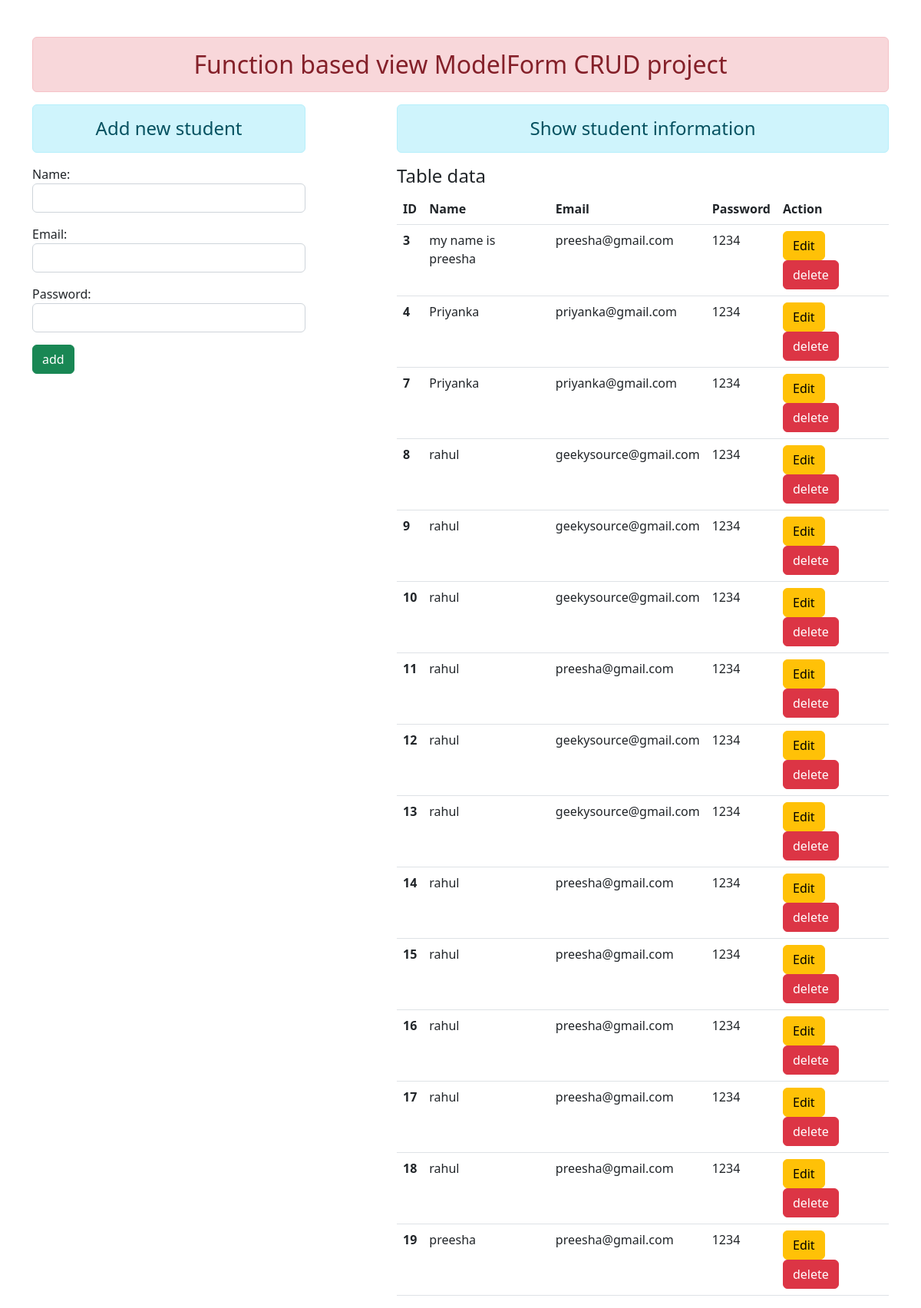
The page / on the database its author committed.
### enroll/models.py (models this page shows)
class User(models.Model):
    name = models.CharField(max_length=70)
    email = models.EmailField(max_length=70)
    password = models.CharField(max_length=70)

### enroll/views.py (the view)
# urls.py: path('', views.add_show, name='addandshow'),
def add_show(request):
    if request.method == 'POST':
        fm = StudentRegistration(request.POST)
        if fm.is_valid():
            nm= fm.cleaned_data['name']
            em= fm.cleaned_data['email']
            ps= fm.cleaned_data['password']
            reg = User(name=nm, email = em, password = ps)
            reg.save()
            fm = StudentRegistration()
    else:
        fm = StudentRegistration()
    stud = User.objects.all()
    return render(request, 'enroll/addandshow.html', {'form' : fm, 'stu' : stud})

### enroll/forms.py
class StudentRegistration(forms.ModelForm):
    class Meta:
        model = User
        fields = ['name', 'email','password']
        widgets = {
            'name': forms.TextInput(attrs={'class' : 'form-control'}),
            'email': forms.EmailInput(attrs={'class' : 'form-control'}),
            'password': forms.PasswordInput(render_value=True, attrs={'class' : 'form-control'}),
        }

### enroll/templates/enroll/addandshow.html (shortened to what this page needs)
{% extends 'enroll/base.html' %}
{% block content %}
<div class="row">
    <div class="col-sm-4">
        <h4 class="text-center alert alert-info"> Add new student </h4>
        <form action="" method="POST">
            {{form.as_p}}
            <input type="submit" class="btn btn-success" value="add">
        </form>
    </div>
    <div class="col-sm-7 offset-1">
        <h4 class="text-center alert alert-info"> Show student information </h4>
        {% if stu %}
        <h4> Table data </h4>
        <table class="table table-hover">
                <thead>
                  <tr>
                    <th scope="col">ID</th>
                    <th scope="col">Name</th>
                    <th scope="col">Email</th>
                    <th scope="col">Password</th>
                    <th scope="col">Action</th>
                  </tr>
                </thead>
                <tbody>
                  {% for st in stu %}
                  <tr>
                    <th scope="row">{{st.id}}</th>
                    <td>{{st.name}}</td>
                    <td>{{st.email}}</td>
                    <td>{{st.password}}</td>
                    <td>
                      <a href="{% url 'updatedata' st.id %}" class="btn btn-warning btn-small">Edit</a>
                     <form action="{% url 'deletedata' st.id %}" method="POST" class="d-inline">
                     <input type="submit" class="btn btn-danger" value="delete">
                     </form>
                  </tr>
                  {% endfor %}
                </tbody>
          </table>
        {% else %}
        <h4> No Records </h4>
        {% endif %}
    </div>
</div>
{% endblock content %}

### enroll/templates/enroll/base.html (shortened to what this page needs)
<!DOCTYPE html>
{% load static %}
<html lang="en">
  <head>
    <link rel="stylesheet" href="{% static 'enroll/css/bootstrap.min.css' %}">
  </head>
  <body>
    <div class="container mt-5">
        <h2 class="text-center alert alert-danger"> Function based view ModelForm CRUD project</h2>
        {% block content%}
        {% endblock content %}
    </div>
  </body>
</html>

### rows shown on the page
User: id "3", name "my name is preesha", email "preesha@gmail.com", password "1234"
User: id "4", name "Priyanka", email "priyanka@gmail.com", password "1234"
User: id "7", name "Priyanka", email "priyanka@gmail.com", password "1234"
User: id "8", name "rahul", email "geekysource@gmail.com", password "1234"
User: id "9", name "rahul", email "geekysource@gmail.com", password "1234"
User: id "10", name "rahul", email "geekysource@gmail.com", password "1234"
User: id "11", name "rahul", email "preesha@gmail.com", password "1234"
User: id "12", name "rahul", email "geekysource@gmail.com", password "1234"
User: id "13", name "rahul", email "geekysource@gmail.com", password "1234"
User: id "14", name "rahul", email "preesha@gmail.com", password "1234"
User: id "15", name "rahul", email "preesha@gmail.com", password "1234"
User: id "16", name "rahul", email "preesha@gmail.com", password "1234"
User: id "17", name "rahul", email "preesha@gmail.com", password "1234"
User: id "18", name "rahul", email "preesha@gmail.com", password "1234"
User: id "19", name "preesha", email "preesha@gmail.com", password "1234"
